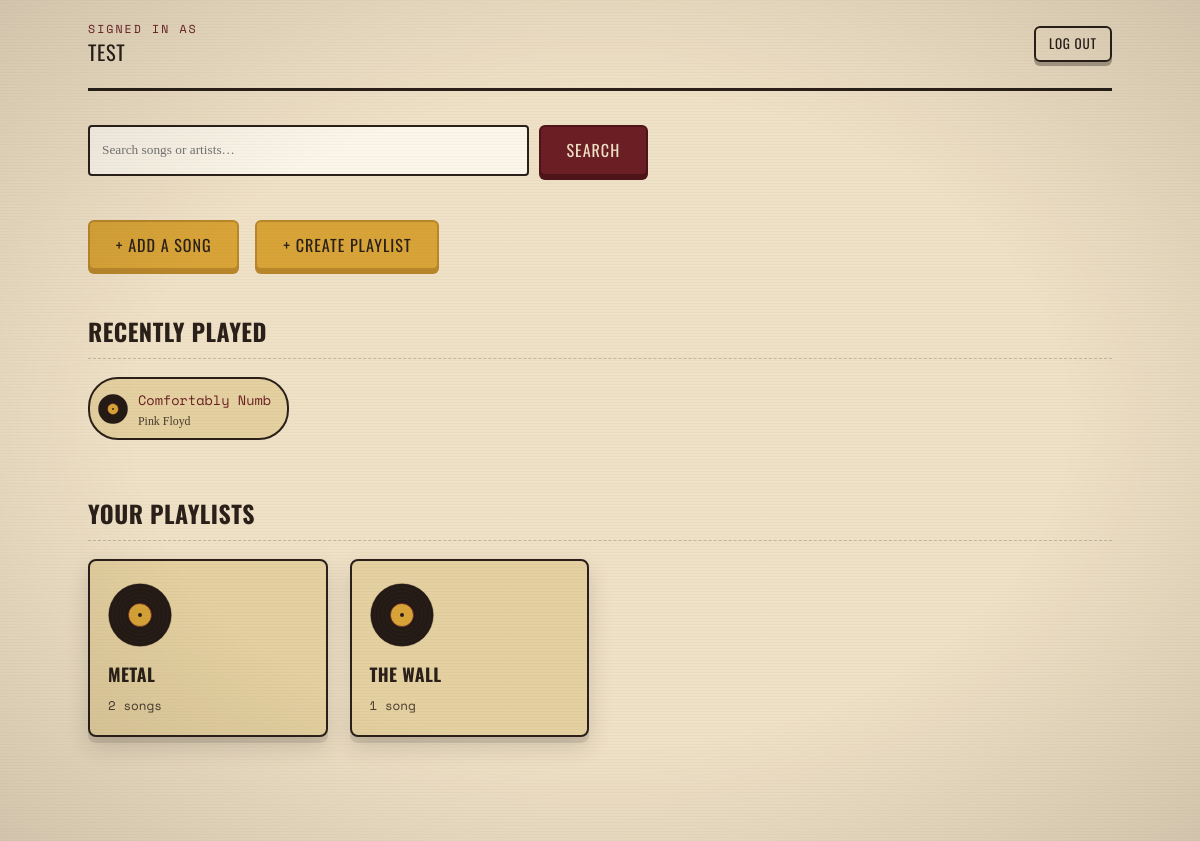
/home/ (signed in), run on an earlier commit of the app's database.
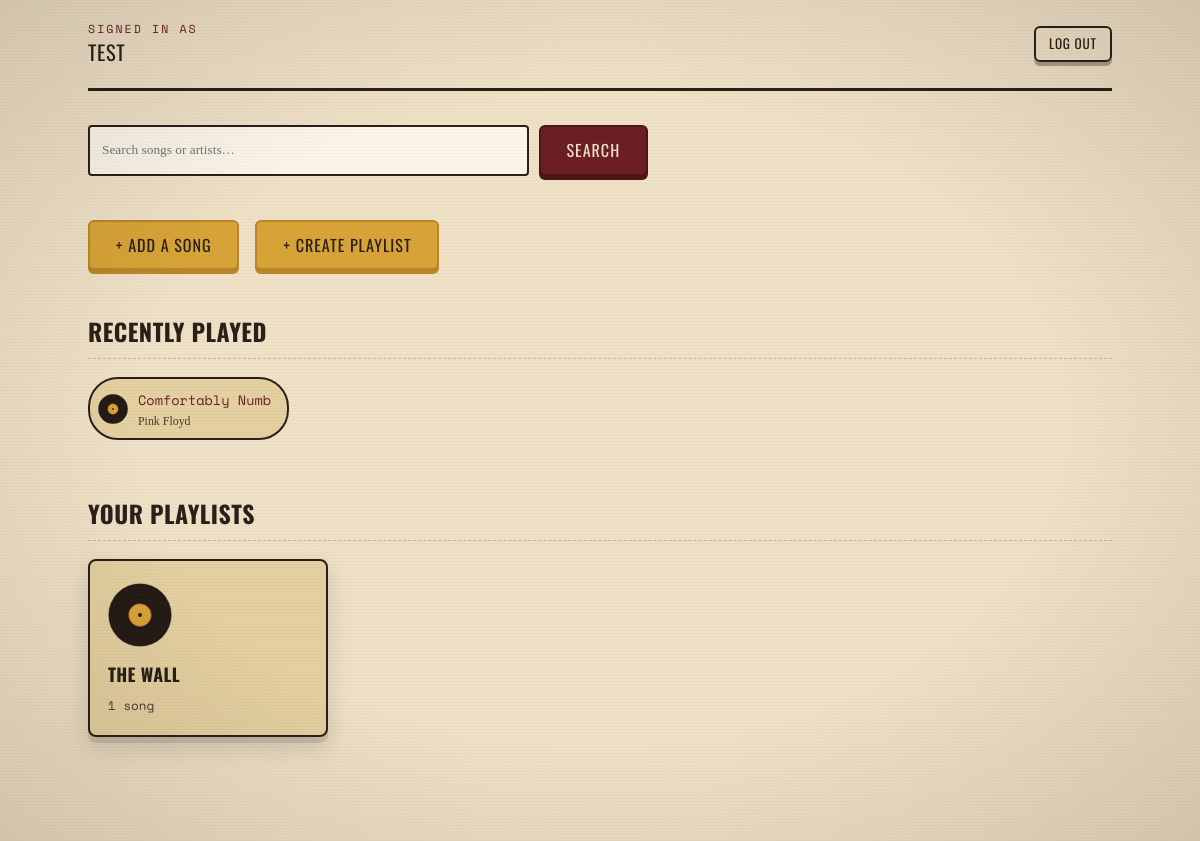
And on a later commit of the database.
### gallery/models.py (models this page shows, shortened)
class RecentActivity(models.Model):
    user = models.ForeignKey(settings.AUTH_USER_MODEL, on_delete=models.CASCADE)
    song = models.ForeignKey(Song, on_delete=models.CASCADE)
    timestamp = models.DateTimeField(auto_now=True)
    class Meta:
        ordering = ['-timestamp']
        unique_together = ('user', 'song')

class Song(models.Model):
    name = models.CharField(max_length=200)
    artist = models.CharField(max_length=200)
    link = models.URLField(max_length=500, help_text="Any streaming link for the song")
    added_by = models.ForeignKey(
        settings.AUTH_USER_MODEL, on_delete=models.SET_NULL, null=True, blank=True
    )
    created_at = models.DateTimeField(auto_now_add=True)
    class Meta:
        ordering = ['name']

class Playlist(models.Model):
    name = models.CharField(max_length=200)
    owner = models.ForeignKey(
        settings.AUTH_USER_MODEL, on_delete=models.CASCADE, related_name='playlists'
    )
    songs = models.ManyToManyField(Song, blank=True, related_name='playlists')
    created_at = models.DateTimeField(auto_now_add=True)
    class Meta:
        ordering = ['-created_at']

### gallery/views.py (the view)
# urls.py: path('home/',views.home, name='home'),
@login_required
def home(request):
    if request.user.is_authenticated:
        playlists = Playlist.objects.filter(owner=request.user)
        recent = RecentActivity.objects.filter(user=request.user).select_related('song')[:6]
    else:
        playlists = Playlist.objects.none()
        recent = []
    return render(request, 'home.html', {
        'playlists': playlists[:4],
        'has_more_playlists': playlists.count() > 4,
        'recent': recent,
    })

### gallery/templates/home.html (shortened to what this page needs)
{% extends 'base.html' %}
{% block content %}
<div class="container app-shell">
  <div class="topbar">
    <div class="user-badge">
      <span class="eyebrow">Signed in as</span>
      {{ request.user.first_name|default:request.user.username }}
    </div>
    <a href="{% url 'gallery:logout' %}" class="btn btn-outline btn-small">Log Out</a>
  </div>
  <form action="{% url 'gallery:search' %}" method="get" class="search-form">
    <input type="text" name="q" placeholder="Search songs or artists&hellip;" required>
    <button type="submit" class="btn btn-primary">Search</button>
  </form>
  <div class="action-row">
    <a href="{% url 'gallery:add_song' %}" class="btn btn-gold">+ Add a Song</a>
    <a href="{% url 'gallery:create_playlist' %}" class="btn btn-gold">+ Create Playlist</a>
  </div>
  <div class="section-title"><h2>Recently Played</h2></div>
  {% if recent %}
    <div class="recent-strip">
      {% for activity in recent %}
        <a class="recent-chip" href="{% url 'gallery:play_song' activity.song.id %}">
          <span class="disc-mini">{% include '_vinyl.html' %}</span>
          <span>
            <span class="title">{{ activity.song.name }}</span>
            <span class="artist">{{ activity.song.artist }}</span>
          </span>
        </a>
      {% endfor %}
    </div>
  {% else %}
    <p class="empty-note" style="margin-bottom:44px;">Nothing spun yet — search for a song to get started.</p>
  {% endif %}
  <div class="section-title">
    <h2>Your Playlists</h2>
  </div>
  {% if playlists %}
    <div class="playlist-grid">
      {% for playlist in playlists %}
        <div class="sleeve">
          <div class="sleeve-disc">{% include '_vinyl.html' %}</div>
          <h3>{{ playlist.name }}</h3>
          <span class="count">{{ playlist.songs.count }} song{{ playlist.songs.count|pluralize }}</span>
          <a class="stretched" href="{% url 'gallery:playlist_detail' playlist.id %}"></a>
        </div>
      {% endfor %}
    </div>
  {% else %}
    <p class="empty-note">No playlists yet — create your first one above.</p>
  {% endif %}
</div>
{% endblock %}

### gallery/templates/base.html (shortened to what this page needs)
{% load static %}
<!DOCTYPE html>
<html lang="en">
<head>
<link rel="stylesheet" href="{% static 'style.css' %}">
</head>
<body class="{% block body_class %}{% endblock %}">
<div class="grain-overlay"></div>
{% block content %}{% endblock %}
</body>
</html>

### gallery/static/style.css (style rules this page uses)
:root { --paper: #EFE1C6; --paper-dark: #E4D0A0; --paper-deep: #D9C08D; --ink: #2A2019; --ink-soft: #4A3B2E; --oxblood: #6B1E23; --oxblood-dark:#4E1519; --mustard: #D8A438; --mustard-dark:#B9862A; --rust: #A6491F; --line: rgba(42,32,25,0.22); --font-display: 'Oswald', 'Arial Narrow', sans-serif; --font-body: 'Zilla Slab', Georgia, serif; --font-mono: 'Space Mono', monospace; --radius: 6px; --shadow-card: 0 6px 0 rgba(42,32,25,0.12), 0 10px 22px rgba(42,32,25,0.16); }
* { box-sizing: border-box; }
html, body { margin:0; padding:0; background-color: var(--paper); color: var(--ink); font-family: var(--font-body); font-size: 17px; line-height: 1.5; }
.grain-overlay { position: fixed; inset: 0; pointer-events: none; z-index: 999; background: radial-gradient(ellipse at center, rgba(0,0,0,0) 55%, rgba(42,32,25,0.14) 100%), repeating-linear-gradient(0deg, rgba(42,32,25,0.025) 0px, rgba(42,32,25,0.025) 1px, transparent 1px, transparent 3px); mix-blend-mode: multiply; }
a { color: var(--oxblood); text-decoration: none; }
h1,h2,h3,h4 { font-family: var(--font-display); text-transform: uppercase; letter-spacing: 0.02em; color: var(--ink); margin: 0 0 0.4em; }
.eyebrow { font-family: var(--font-mono); font-size: 0.72rem; letter-spacing: 0.18em; text-transform: uppercase; color: var(--oxblood); }
.container { max-width: 1080px; margin: 0 auto; padding: 0 28px; }
.btn { display: inline-block; font-family: var(--font-display); text-transform: uppercase; letter-spacing: 0.06em; font-size: 0.95rem; padding: 0.7em 1.6em; border-radius: var(--radius); border: 2px solid var(--ink); cursor: pointer; transition: transform 0.12s ease, box-shadow 0.12s ease; }
.btn-primary { background: var(--oxblood); color: var(--paper); border-color: var(--oxblood-dark); box-shadow: 0 4px 0 var(--oxblood-dark); }
.btn-outline { background: transparent; color: var(--ink); border-color: var(--ink); box-shadow: 0 4px 0 rgba(42,32,25,0.35); }
.btn-gold { background: var(--mustard); color: var(--ink); border-color: var(--mustard-dark); box-shadow: 0 4px 0 var(--mustard-dark); }
.btn-small { font-size: 0.78rem; padding: 0.45em 1em; }
.topbar { display:flex; align-items:center; justify-content:space-between; padding: 20px 0; border-bottom: 3px solid var(--ink); margin-bottom: 34px; }
.topbar .user-badge { font-family: var(--font-display); text-transform: uppercase; letter-spacing: 0.03em; font-size: 1.2rem; }
.topbar .user-badge .eyebrow { display:block; font-size:0.68rem; }
.app-shell { padding-bottom: 80px; }
.section-title { display:flex; align-items:baseline; justify-content:space-between; margin-bottom: 18px; border-bottom: 1px dashed var(--line); padding-bottom: 8px; }
.section-title h2 { font-size: 1.4rem; margin:0; }
.action-row { display:flex; gap:16px; flex-wrap:wrap; margin-bottom: 44px; }
.search-form { display:flex; gap:10px; margin-bottom: 44px; max-width: 560px; }
.search-form input { flex:1; font-family: var(--font-body); padding: 0.65em 0.9em; border: 2px solid var(--ink); border-radius: 4px; background: #FBF6E9; }
.recent-strip { display:flex; gap:16px; overflow-x:auto; padding-bottom: 10px; margin-bottom: 46px; }
.recent-chip { flex: 0 0 auto; display:flex; align-items:center; gap:10px; background: var(--paper-dark); border: 2px solid var(--ink); border-radius: 30px; padding: 8px 16px 8px 8px; }
.recent-chip .disc-mini { width: 30px; height:30px; }
.recent-chip .title { font-family: var(--font-mono); font-size: 0.8rem; }
.recent-chip .artist { display:block; font-size: 0.7rem; color: var(--ink-soft); }
.playlist-grid { display:grid; grid-template-columns: repeat(auto-fill, minmax(220px,1fr)); gap: 22px; margin-bottom: 24px; }
.sleeve { position:relative; background: var(--paper-dark); border: 2px solid var(--ink); border-radius: 8px; padding: 22px 18px 18px; box-shadow: var(--shadow-card); transition: transform 0.15s ease; }
.sleeve .sleeve-disc { width: 64px; height:64px; margin-bottom: 14px; }
.sleeve h3 { font-size:1.05rem; margin-bottom: 4px; }
.sleeve .count { font-family: var(--font-mono); font-size: 0.74rem; color: var(--ink-soft); }
.sleeve a.stretched { position:absolute; inset:0; }

What changed in the data, as far as the page shows it:
removed Playlist: name "METAL", songs.count "2"
